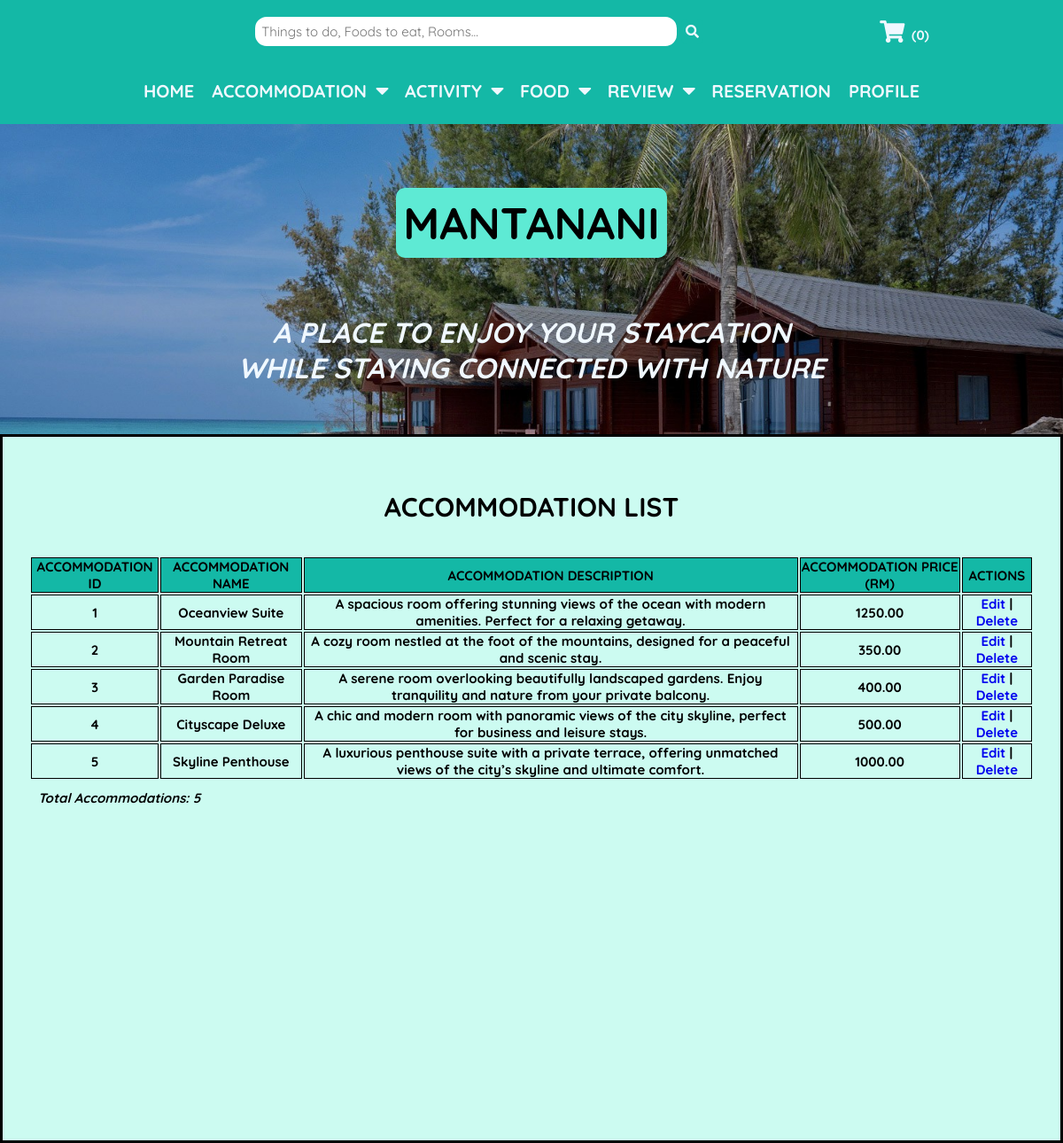
Page /MODULES/ADMIN_MODULE/accommodationList.php on the committed database.
### tables this page shows
CREATE TABLE `accommodation` (
  `accommodationID` int(11) NOT NULL,
  `accommodationName` varchar(255) NOT NULL,
  `accommodationImg` varchar(255) NOT NULL,
  `accommodationDesc` varchar(1000) NOT NULL,
  `accommodationPrice` decimal(8,2) NOT NULL
);

### MODULES/ADMIN_MODULE/accommodationList.php (the view, shortened to what this page needs)
<?php
  include("../../../SMMS/CONFIG/config.php");
?>
<!DOCTYPE html>
<html lang="en">
  <head>
    <link rel="stylesheet" href="https://cdnjs.cloudflare.com/ajax/libs/font-awesome/5.15.4/css/all.min.css">
    <link rel="stylesheet" href="../../../SMMS/CSS/MISC/utils.css">
    <link rel="stylesheet" href="../../../SMMS/CSS/MISC/headerBanner.css">
    <link rel="stylesheet" href="../../../SMMS/CSS/MISC/topNav.css">
    <link rel="stylesheet" href="../../../SMMS/CSS/MISC/topHeader.css">
    <link rel="stylesheet" href="../../../SMMS/CSS/ADMIN/adminList.css">
  </head>
  <body>
    <?php include '../../INCLUDES/topHeader.php'; ?>
    <?php include '../../INCLUDES/adminNav.php'; ?>
    <?php include '../../INCLUDES/headerBanner.php';?>
    <section class="adminHome">
      <div class="list-container">
        <h1 id="admin-listTitle">
          ACCOMMODATION LIST
        </h1><br><br>
        <?php
          $sql_accom = "SELECT a.accommodationID, a.accommodationName, a.accommodationDesc,
          a.accommodationPrice
          FROM accommodation a
          ORDER BY a.accommodationID ASC";
          $result = mysqli_query($conn, $sql_accom);
          $rowcount = mysqli_num_rows($result);
        ?>
        <table id="list-table">
          <tr>
            <th>ACCOMMODATION ID</th>
            <th>ACCOMMODATION NAME</th>
            <th>ACCOMMODATION DESCRIPTION</th>
            <th>ACCOMMODATION PRICE (RM)</th>
            <th>ACTIONS</th>
          </tr>
        <?php
          if ($rowcount > 0) {
            while ($row = mysqli_fetch_assoc($result)) {
              echo "<tr>";
              echo "<td>" . htmlspecialchars($row["accommodationID"]) . "</td>";
              echo "<td>" . htmlspecialchars($row["accommodationName"]) . "</td>";
              echo "<td>" . htmlspecialchars($row["accommodationDesc"]) . "</td>";
              echo "<td>" . htmlspecialchars($row["accommodationPrice"]) . "</td>";
              echo "<td>";
                    echo "<a href='accommodationEdit.php?id=" . urlencode($row["accommodationID"]) . "'>Edit</a> | ";
                    echo "<a href='accommodationDelete.php?id=" . urlencode($row["accommodationID"]) . "' onclick='return confirm(\"Are you sure you want to delete this accommodation?\");'>Delete</a>";
                  echo "</td>";
            }
          }
          else {
            echo "<p>No results found.</p>";
          }
        ?>
      </table>
        <h2 id="list-row-count">Total Accommodations: <?php echo $rowcount; ?></h2>
      </div>
    </section>
  </body>
</html>

### CSS/MISC/utils.css (style rules this page uses)
:root { --teal-100: #ccfbf1; --teal-200: #99f6e4; --teal-300: #5eead4; --teal-400: #2dd4bf; --teal-500: #14b8a6; --jade-100: #19d6aa; --jade-200: #14ba93; --jade-300: #109e7d; --jade-400: #0b8468; --jade-500: #076a53; --black: #070504; --black-shadow: 0px 4px 4px rgba(0, 0, 0, 0.25); --aliceblue: #f0f8ff; }
* { font-family: 'Quicksand', sans-serif; margin: 0; padding: 0; box-sizing: border-box; outline: none; border: none; text-decoration: none; }
html { font-size: 62.5%; overflow-x: hidden; background-color: var(--teal-100); }

### CSS/ADMIN/adminList.css (style rules this page uses)
.adminHome { padding: 1rem; min-height: 100vh; border-style: solid; }
#admin-listTitle { font-size: 3rem; text-align: center; padding-top: 3rem; margin-bottom: 1rem; }
.list-container { margin: 2rem; justify-content: center; align-items: center; text-align: center; }
#list-table { width: 100%; font-size: 1.5rem; font-weight: bold; }
#list-table table, th, td { border: 1px solid; }
#list-table th { background-color: var(--teal-500); }
#list-row-count { font-size: 1.5rem; font-weight: bold; font-style: italic; text-align: start; margin: 1rem; }
#accom-table table, th, td { border: 1px solid; }

### rows in the picture
accommodation: accommodationID "1", accommodationName "Oceanview Suite", accommodationDesc "A spacious room offering stunning views of the ocean with modern amenities. Perfect for a relaxing getaway.", accommodationPrice "1250.00"
accommodation: accommodationID "2", accommodationName "Mountain Retreat Room", accommodationDesc "A cozy room nestled at the foot of the mountains, designed for a peaceful and scenic stay.", accommodationPrice "350.00"
accommodation: accommodationID "3", accommodationName "Garden Paradise Room", accommodationDesc "A serene room overlooking beautifully landscaped gardens. Enjoy tranquility and nature from your private balcony.", accommodationPrice "400.00"
accommodation: accommodationID "4", accommodationName "Cityscape Deluxe", accommodationDesc "A chic and modern room with panoramic views of the city skyline, perfect for business and leisure stays.", accommodationPrice "500.00"
accommodation: accommodationID "5", accommodationName "Skyline Penthouse", accommodationDesc "A luxurious penthouse suite with a private terrace, offering unmatched views of the city’s skyline and ultimate comfort.", accommodationPrice "1000.00"

### other values in the picture
$rowcount "5"
